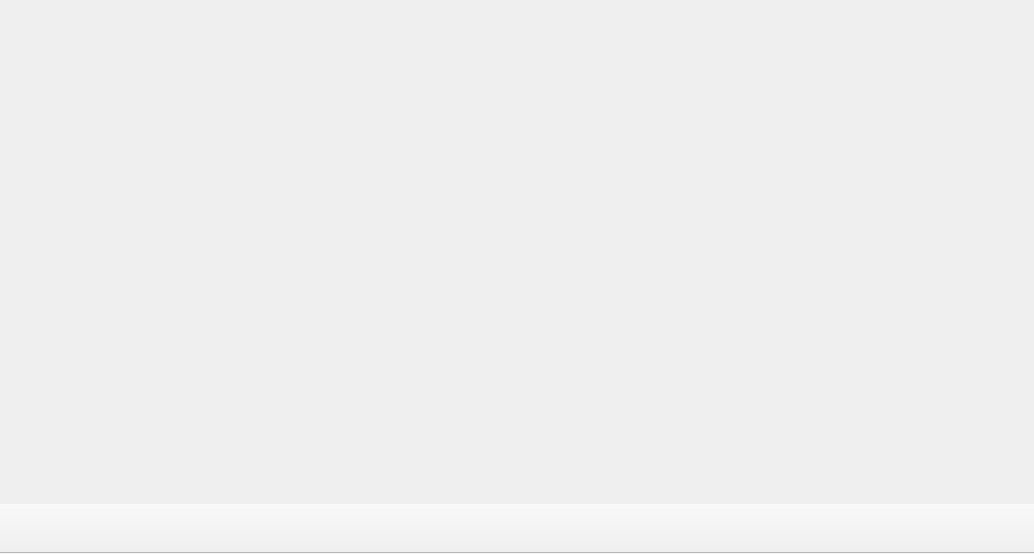
<?xml version="1.0" encoding="UTF-8"?>
<ui version="4.0">
 <class>MainWindow</class>
 <widget class="QMainWindow" name="MainWindow">
  <property name="geometry">
   <rect>
    <x>0</x>
    <y>0</y>
    <width>1034</width>
    <height>554</height>
   </rect>
  </property>
  <property name="windowTitle">
   <string>MainWindow</string>
  </property>
  <property name="unifiedTitleAndToolBarOnMac">
   <bool>false</bool>
  </property>
  <widget class="QWidget" name="centralwidget">
   <property name="minimumSize">
    <size>
     <width>1000</width>
     <height>500</height>
    </size>
   </property>
  </widget>
  <widget class="QToolBar" name="toolBar">
   <property name="minimumSize">
    <size>
     <width>0</width>
     <height>50</height>
    </size>
   </property>
   <property name="maximumSize">
    <size>
     <width>16777215</width>
     <height>50</height>
    </size>
   </property>
   <property name="windowTitle">
    <string>toolBar</string>
   </property>
   <property name="movable">
    <bool>false</bool>
   </property>
   <property name="allowedAreas">
    <set>Qt::BottomToolBarArea</set>
   </property>
   <property name="floatable">
    <bool>false</bool>
   </property>
   <attribute name="toolBarArea">
    <enum>BottomToolBarArea</enum>
   </attribute>
   <attribute name="toolBarBreak">
    <bool>false</bool>
   </attribute>
  </widget>
  <action name="actionConfigure">
   <property name="icon">
    <iconset theme="system-run">
     <normaloff>.</normaloff>.</iconset>
   </property>
   <property name="text">
    <string/>
   </property>
   <property name="menuRole">
    <enum>QAction::NoRole</enum>
   </property>
  </action>
  <action name="actionBand">
   <property name="text">
    <string>Band</string>
   </property>
  </action>
  <action name="actionMode">
   <property name="text">
    <string>Mode</string>
   </property>
  </action>
  <action name="actionLevels">
   <property name="icon">
    <iconset theme="preferences-desktop-personal">
     <normaloff>.</normaloff>.</iconset>
   </property>
   <property name="text">
    <string/>
   </property>
  </action>
 </widget>
 <resources/>
 <connections/>
</ui>
